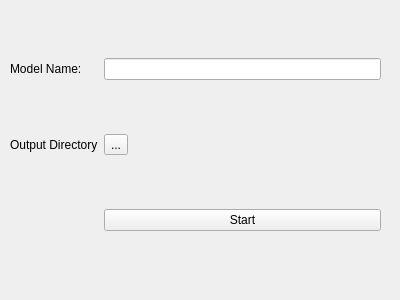
<?xml version="1.0" encoding="UTF-8"?>
<ui version="4.0">
 <class>VideoObjectLabel</class>
 <widget class="QWidget" name="VideoObjectLabel">
  <property name="geometry">
   <rect>
    <x>0</x>
    <y>0</y>
    <width>400</width>
    <height>300</height>
   </rect>
  </property>
  <property name="windowTitle">
   <string>Form</string>
  </property>
  <widget class="QWidget" name="gridLayoutWidget">
   <property name="geometry">
    <rect>
     <x>10</x>
     <y>10</y>
     <width>371</width>
     <height>271</height>
    </rect>
   </property>
   <layout class="QGridLayout" name="gridLayout">
    <item row="0" column="0">
     <widget class="QLabel" name="label">
      <property name="text">
       <string>Model Name:</string>
      </property>
     </widget>
    </item>
    <item row="1" column="0">
     <widget class="QLabel" name="label_2">
      <property name="text">
       <string>Output Directory</string>
      </property>
     </widget>
    </item>
    <item row="2" column="1">
     <widget class="QPushButton" name="start_button">
      <property name="text">
       <string>Start</string>
      </property>
     </widget>
    </item>
    <item row="1" column="1">
     <widget class="QToolButton" name="output_dir_toolButton">
      <property name="text">
       <string>...</string>
      </property>
     </widget>
    </item>
    <item row="0" column="1">
     <widget class="QLineEdit" name="model_name_line_edit"/>
    </item>
   </layout>
  </widget>
 </widget>
 <resources/>
 <connections/>
</ui>
